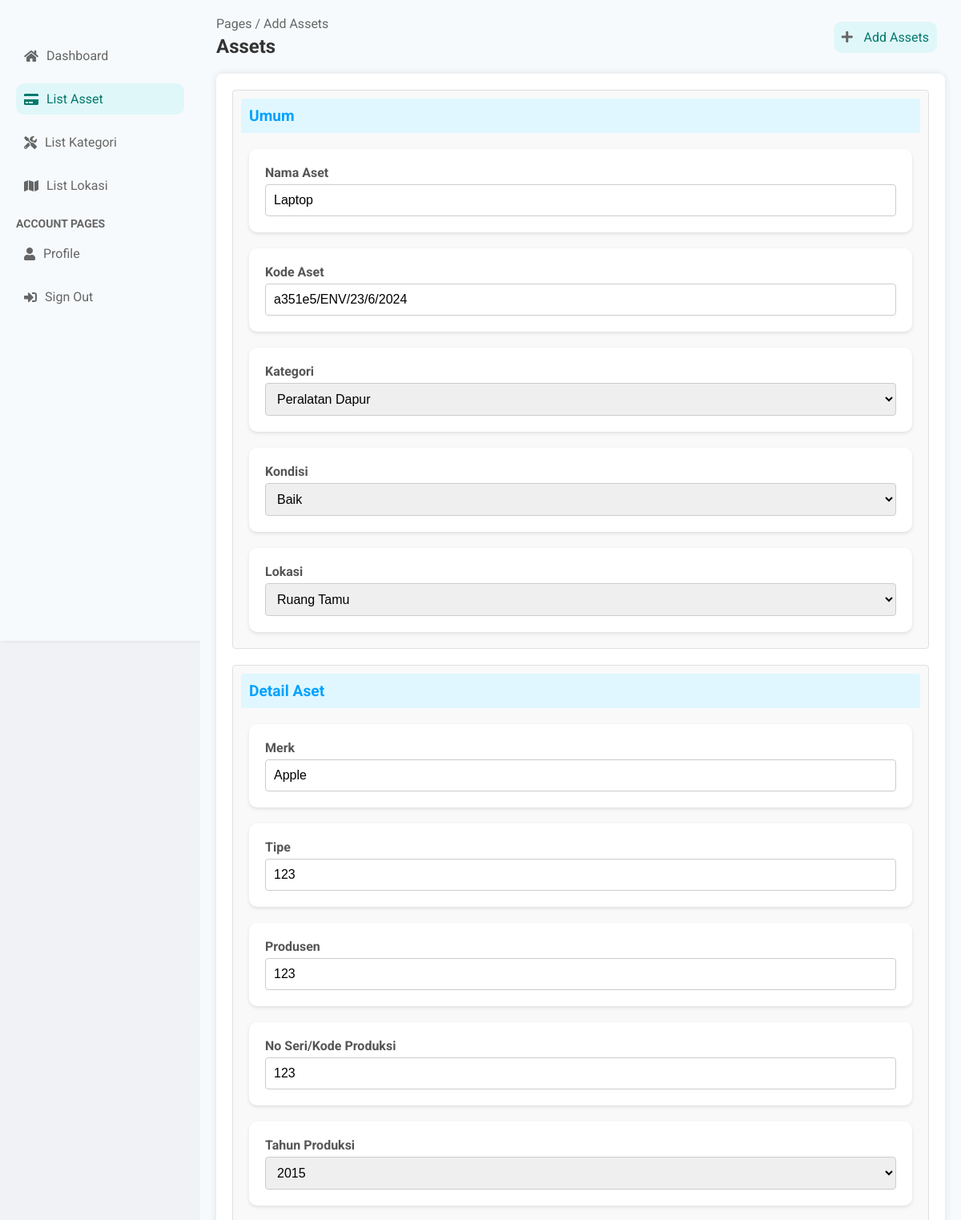
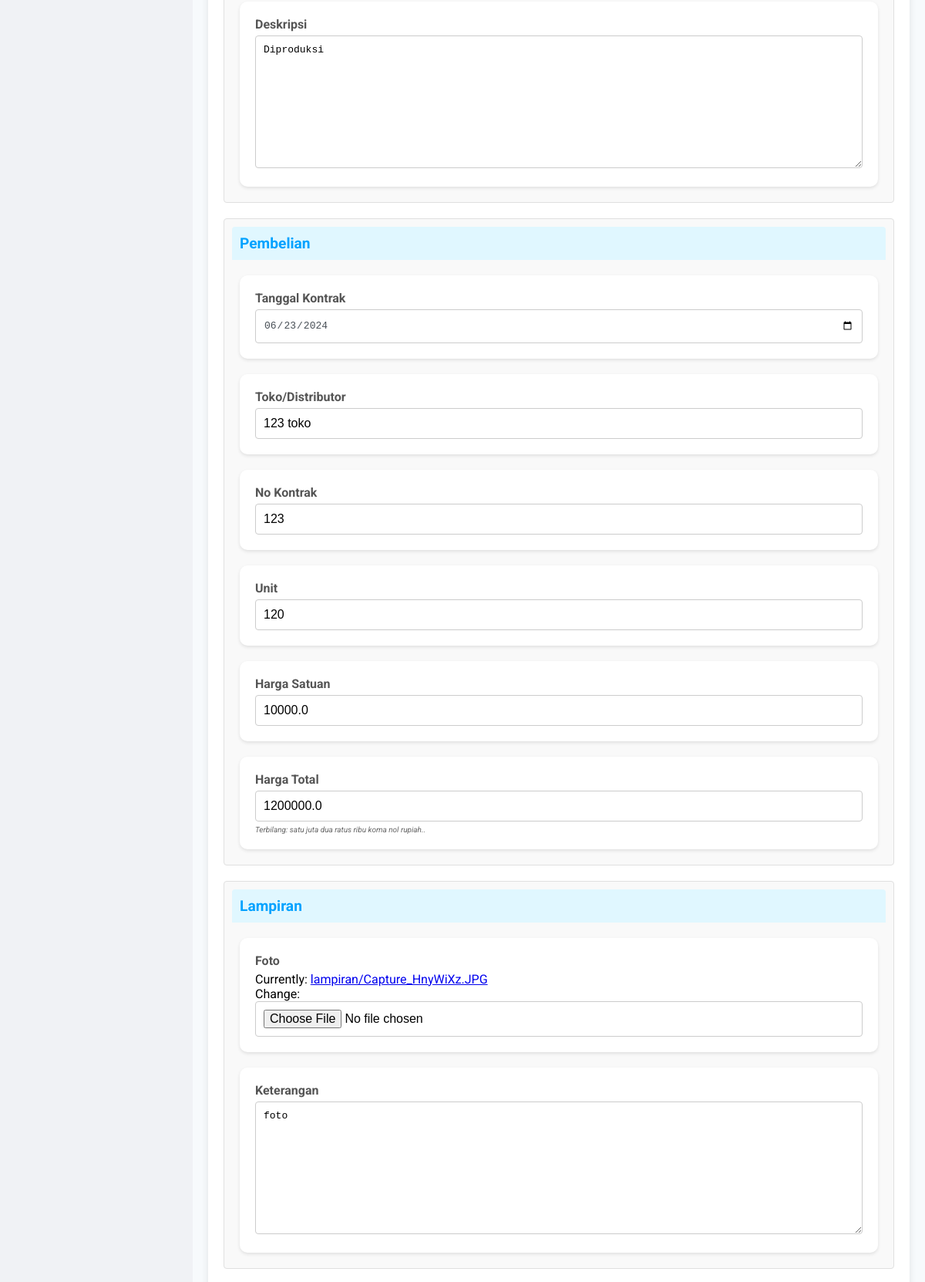
Screenshot of /edit_asset/20/ (signed in, upper part) with the database file from the repository (2 pictures, top to bottom).
### accounts/models.py (models this page shows, shortened)
class AsetBaru(models.Model):
    nama_aset = models.CharField(max_length=255)
    kode_aset = models.CharField(max_length=50, blank=True, null=True)
    kategori = models.ForeignKey(Kategori, on_delete=models.SET_NULL, null=True, blank=True)
    qr_code = models.ImageField(upload_to='qr_codes', blank=True, null=True)
    kondisi_aset = models.CharField(max_length=12, choices=KONDISI_CHOICES, default='baik')
    posisi_aset = models.ForeignKey(PosisiAsset, on_delete=models.SET_NULL, null=True, blank=True)

class DetailAset(models.Model):
    TAHUN_PRODUKSI_CHOICES = [
        (year, year) for year in range(2000, 2025)  # Contoh range tahun dari 2000 sampai 2024
    ]
    aset = models.OneToOneField(AsetBaru, on_delete=models.CASCADE, related_name='detail')
    merk = models.CharField(max_length=100)
    tipe = models.CharField(max_length=100)
    produsen = models.CharField(max_length=100)
    no_seri_kode_produksi = models.CharField(max_length=50)
    tahun_produksi = models.PositiveIntegerField(choices=TAHUN_PRODUKSI_CHOICES)
    deskripsi = models.TextField()

class Pembelian(models.Model):
    aset = models.ForeignKey(AsetBaru, on_delete=models.CASCADE, related_name='pembelian')
    tanggal_kontrak = models.DateField()
    toko_distributor = models.CharField(max_length=255)
    no_kontrak = models.CharField(max_length=50)
    unit = models.PositiveIntegerField()
    harga_satuan = models.DecimalField(max_digits=12, decimal_places=1)
    harga_total = models.DecimalField(max_digits=15, decimal_places=1)

class Lampiran(models.Model):
    aset = models.ForeignKey(AsetBaru, on_delete=models.CASCADE, related_name='lampiran')
    foto = models.FileField(upload_to='lampiran/')
    keterangan = models.TextField(blank=True)

### accounts/viewsStaff.py (the view)
# urls.py: path('edit_asset/<int:asset_id>/', viewsStaff.edit_asset, name='edit_asset'),
@login_required
@user_passes_test(is_staff)
def edit_asset(request, asset_id):
    asset = get_object_or_404(AsetBaru, id=asset_id)
    detail_aset = DetailAset.objects.filter(aset=asset).first()
    pembelian = Pembelian.objects.filter(aset=asset).first()
    lampiran = Lampiran.objects.filter(aset=asset).first()
    penanggung_jawab = PenanggungJawab.objects.filter(aset=asset).first()
    if request.method == 'POST':
        aset_form = AsetBaruForm(request.POST, instance=asset)
        detail_form = DetailAsetForm(request.POST, instance=detail_aset)
        pembelian_form = PembelianForm(request.POST, instance=pembelian)
        lampiran_form = LampiranForm(request.POST, request.FILES, instance=lampiran)
        penanggung_jawab_form = PenanggungJawabForm(request.POST, instance=penanggung_jawab)
        if (aset_form.is_valid() and detail_form.is_valid() and
                pembelian_form.is_valid() and lampiran_form.is_valid()):
            asset = aset_form.save()
            detail = detail_form.save(commit=False)
            detail.aset = asset
            detail.save()
            pembelian = pembelian_form.save(commit=False)
            pembelian.aset = asset
            pembelian.save()
            lampiran = lampiran_form.save(commit=False)
            lampiran.aset = asset
            lampiran.save()
            penanggung_jawab = penanggung_jawab_form.save(commit=False)
            penanggung_jawab.aset = asset
            penanggung_jawab.save()
            return redirect('list_aset')  # Ganti dengan nama URL halaman yang sesuai setelah berhasil mengedit
    else:
        aset_form = AsetBaruForm(instance=asset)
        detail_form = DetailAsetForm(instance=detail_aset)
        pembelian_form = PembelianForm(instance=pembelian)
        lampiran_form = LampiranForm(instance=lampiran)
        penanggung_jawab_form = PenanggungJawabForm(instance=penanggung_jawab)
    context = {
        'aset_form': aset_form,
        'detail_form': detail_form,
        'pembelian_form': pembelian_form,
        'lampiran_form': lampiran_form,
        'penanggung_jawab_form': penanggung_jawab_form,
    }
    return render(request, 'dashboard/edit_asset.html', context)

### accounts/forms.py
class AsetBaruForm(forms.ModelForm):
    class Meta:
        model = AsetBaru
        fields = ['nama_aset', 'kode_aset', 'kategori', 'kondisi_aset', 'posisi_aset']

class DetailAsetForm(forms.ModelForm):
    class Meta:
        model = DetailAset
        fields = ['merk', 'tipe', 'produsen', 'no_seri_kode_produksi', 'tahun_produksi', 'deskripsi']

### accounts/context_processors.py (called while the page is built)
def versioned_static(request):
    version = 'v1.44'  # Increment this version number
    return {
        'STATIC_VERSION': version,
    }

### accounts/models.py (called while the page is built)
    def __str__(self):
        return self.nama

    def __str__(self):
        return self.lokasi

### accounts/viewsStaff.py (called while the page is built)
def is_staff(user):
    return user.is_authenticated and user.is_staff

### templates/dashboard/edit_asset.html (shortened to what this page needs)
{% extends 'dashboard/base.html' %}
{% block content %}
<nav class="sidebar-nav">
    <ul>
        <li><a href="{% url 'dashboard_staff' %}"><i class="fas fa-home"></i> Dashboard</a></li>
        <li class="active"><a href="{% url 'list_aset' %}"><i class="fas fa-credit-card"></i>List Asset</a></li>
        <li><a href="{%  url 'list_kategori' %}"><i class="fas fa-tools"></i>List Kategori</a></li>
        <li><a href="{% url 'list_posisi' %}"><i class="fas fa-map"></i>List Lokasi</a></li>
    </ul>
    <h3>Account Pages</h3>
    <ul>
        <li><a href="{% url 'profile' %}"><i class="fas fa-user"></i> Profile</a></li>
        <li><a href="{% url 'logout' %}"><i class="fas fa-sign-in-alt"></i> Sign Out</a></li>
    </ul>
</nav>
</aside>
<div class="main-content">
    <header class="main-header">
        <div class="breadcrumb">
            <span>Pages / Add Assets</span>
            <h2>Assets</h2>
        </div>
        <div class="header-right">
            <a href="{% url 'add_assets' %}" class="btn-add"><i class="fas fa-plus"></i> Add Assets</a>
        </div>
    </header>
    <div class="container-ku">
    <div class="form-container">
        <form method="post" enctype="multipart/form-data">
            <div class="form-section">
                <h2>Umum</h2>
                <div class="form-row">
                    <div class="form-group">
                        <label for="{{ aset_form.nama_aset.id_for_label }}">Nama Aset</label>
                        {{ aset_form.nama_aset }}
                    </div>
                    <div class="form-group">
                        <label for="{{ aset_form.kode_aset.id_for_label }}">Kode Aset</label>
                        {{ aset_form.kode_aset }}
                    </div>
                </div>
                <div class="form-row">
                    <div class="form-group">
                        <label for="{{ aset_form.kategori.id_for_label }}">Kategori</label>
                        {{ aset_form.kategori }}
                    </div>
                    <div class="form-group">
                        <label for="{{ aset_form.kondisi_aset.id_for_label }}">Kondisi</label>
                        {{ aset_form.kondisi_aset }}
                    </div>
                    <div class="form-group">
                        <label for="{{ aset_form.posisi_aset.id_for_label }}">Lokasi</label>
                        {{ aset_form.posisi_aset }}
                    </div>
                </div>
            </div>
            <div class="form-section">
                <h2>Detail Aset</h2>
                <div class="form-row">
                    <div class="form-group">
                        <label for="{{ detail_form.merk.id_for_label }}">Merk</label>
                        {{ detail_form.merk }}
                    </div>
                    <div class="form-group">
                        <label for="{{ detail_form.tipe.id_for_label }}">Tipe</label>
                        {{ detail_form.tipe }}
                    </div>
                </div>
                <div class="form-row">
                    <div class="form-group">
                        <label for="{{ detail_form.produsen.id_for_label }}">Produsen</label>
                        {{ detail_form.produsen }}
                    </div>
                    <div class="form-group">
                        <label for="{{ detail_form.no_seri_kode_produksi.id_for_label }}">No Seri/Kode Produksi</label>
                        {{ detail_form.no_seri_kode_produksi }}
                    </div>
                </div>
                <div class="form-row">
                    <div class="form-group">
                        <label for="{{ detail_form.tahun_produksi.id_for_label }}">Tahun Produksi</label>
                        {{ detail_form.tahun_produksi }}
                    </div>
                    <div class="form-group">
                        <label for="{{ detail_form.deskripsi.id_for_label }}">Deskripsi</label>
                        {{ detail_form.deskripsi }}
                    </div>
                </div>
            </div>
            <div class="form-section">
                <h2>Pembelian</h2>
                <div class="form-row">
                    <div class="form-group">
                        <label for="{{ pembelian_form.tanggal_kontrak.id_for_label }}">Tanggal Kontrak</label>
                        {{ pembelian_form.tanggal_kontrak }}
                    </div>
                    <div class="form-group">
                        <label for="{{ pembelian_form.toko_distributor.id_for_label }}">Toko/Distributor</label>
                        {{ pembelian_form.toko_distributor }}
                    </div>
                </div>
                <div class="form-row">
                    <div class="form-group">
                        <label for="{{ pembelian_form.no_kontrak.id_for_label }}">No Kontrak</label>
                        {{ pembelian_form.no_kontrak }}
                    </div>
                    <div class="form-group">
                        <label for="{{ pembelian_form.unit.id_for_label }}">Unit</label>
                        {{ pembelian_form.unit }}
                    </div>
                </div>
                <div class="form-row">
                    <div class="form-group">
                        <label for="{{ pembelian_form.harga_satuan.id_for_label }}">Harga Satuan</label>
                        {{ pembelian_form.harga_satuan }}
                    </div>
                    <div class="form-group">
                        <label for="{{ pembelian_form.harga_total.id_for_label }}">Harga Total</label>
                        {{ pembelian_form.harga_total }}
                        {% if pembelian_form.harga_total_text.value %}
                        <p>Terbilang: {{ pembelian_form.harga_total_text.value }} rupiah..</p>
                        {% endif %}
                    </div>
                </div>
            </div>
            <div class="form-section">
                <h2>Lampiran</h2>
                <div class="form-row">
                    <div class="form-group">
                        <label for="{{ lampiran_form.foto.id_for_label }}">Foto</label>
                        {{ lampiran_form.foto }}
                    </div>
                    <div class="form-group">
                        <label for="{{ lampiran_form.keterangan.id_for_label }}">Keterangan</label>
                        {{ lampiran_form.keterangan }}
                    </div>
                </div>
            </div>
    </div>
</div>
{% endblock %}

### static/dashboard/styles.css (style rules this page uses)
* { margin: 0; padding: 0; box-sizing: border-box; }
body { font-family: 'Roboto', sans-serif; background-color: #f0f2f5; }
.sidebar-nav ul { list-style: none; }
.sidebar-nav h3 { margin-top: 20px; margin-bottom: 10px; color: #666; font-size: 14px; text-transform: uppercase; }
.sidebar-nav li { margin-bottom: 15px; }
.sidebar-nav a { text-decoration: none; color: #666; font-size: 16px; display: flex; align-items: center; transition: color 0.3s, background-color 0.3s; padding: 10px; border-radius: 10px; }
.sidebar-nav a:hover, .sidebar-nav li.active a { background-color: #e0f7fa; color: #00796b; }
.sidebar-nav i { margin-right: 10px; }
.main-content { flex: 1; padding: 20px; background-color: #f7fafc; }
.main-header { display: flex; justify-content: space-between; align-items: center; margin-bottom: 20px; }
.breadcrumb { color: #666; }
.breadcrumb h2 { margin-top: 5px; font-size: 24px; color: #333; }
.header-right { display: flex; align-items: center; }
.header-right a { margin-right: 10px; color: #00796b; text-decoration: none; }
.header-right i { margin-right: 10px; color: #666; }
.btn-add { background-color: #e0f7fa; padding: 10px; border-radius: 10px; }
.form-group { padding: 20px; background-color: #fff; border-radius: 10px; box-shadow: 0 2px 4px rgba(0, 0, 0, 0.1); margin-top: 20px; }
.form-container { width: 100%; background-color: #ffffff; padding: 20px; border-radius: 8px; box-shadow: 0 0 10px rgba(0, 0, 0, 0.1); }
.form-container h2 { font-size: 1.2em; margin-bottom: 10px; color: #00a2ff; background-color: #e0f7ff; padding: 10px; border-radius: 4px 4px 0 0; }
.form-section { border: 1px solid #e0e0e0; border-radius: 4px; margin-bottom: 20px; background-color: #f9f9f9; padding: 10px; }
.form-row { display: flex; flex-wrap: wrap; justify-content: space-between; }
.form-group { flex: 1 1 48%; margin-bottom: 15px; gap: 20px; margin: 10px; }
form label { font-weight: bold; display: block; margin-bottom: 5px; color: #555; }
form input[type="text"], form input[type="email"], form input[type="password"], form input[type="file"], form input[type="number"], form input[type="date"], form select, form textarea { width: 100%; padding: 10px; border: 1px solid #ccc; border-radius: 4px; font-size: 1em; box-sizing: border-box; }
input[type="date"] { display: block; width: 100%; padding: 0.375rem 0.75rem; font-size: 1rem; line-height: 1.5; color: #495057; background-color: #fff; background-clip: padding-box; border: 1px solid #ced4da; border-radius: 0.25rem; transition: border-color 0.15s ease-in-out, box-shadow 0.15s ease-in-out; }
.form-group p { margin-top: 5px; font-style: italic; color: #666; font-size: 10px; }

### rows the page displays
AsetBaru: nama_aset "Laptop", kode_aset "a351e5/ENV/23/6/2024", kategori "Peralatan Dapur", kondisi_aset "Baik", posisi_aset "Ruang Tamu"
DetailAset: merk "Apple", tipe "123", produsen "123", no_seri_kode_produksi "123", tahun_produksi "2015", deskripsi "Diproduksi"
Pembelian: tanggal_kontrak "06/23/2024", toko_distributor "123 toko", no_kontrak "123", unit "120", harga_satuan "10000.0", harga_total "1200000.0"
Lampiran: keterangan "foto"

### other values shown
{{ pembelian_form.harga_total_text.value }} "satu juta dua ratus ribu koma nol"
